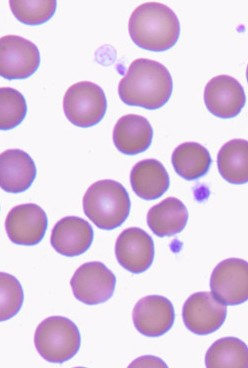
#> input picture sample/c3.jpg, 248 x 368 px, found by its file name
$ jupyter execute --allow-errors cell_count.ipynb
#> lines starting #> are read from the running program, lines starting #| are printed output that depends on the picture; after the words box and inside, x2 and y2 are one past the last pixel; in counts of white or black regions, pixels touching at a corner belong together
# Cell Count

[cell 1]
# import libraries

import cv2
import numpy as np
from matplotlib import pyplot as plt

## Task 1

1- OTSU thresholding method:

[cell 2]
# load and show image
img = cv2.imread('c3.jpg')
#> img is the input picture: shape (368, 248, 3); mean B, G, R 226.8, 203, 223.1

plt.imshow(img)

[cell 3]
# implementation of otsu's thersholding method
def otsu(image):

    gray = cv2.cvtColor(image, cv2.COLOR_BGR2GRAY)
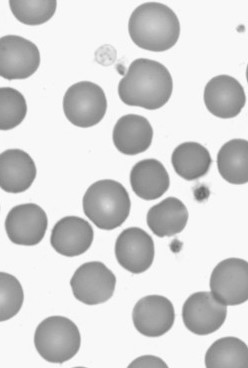
#> gray: shape (368, 248); min 103, max 254, mean 211.7

    pixel_number = gray.shape[0] * gray.shape[1]
#> pixel_number = 91264
    mean_weight = 1.0/pixel_number
#> mean_weight = 1.1e-05
    his, bins = np.histogram(gray, np.arange(0,257))
#> his = 256 values, max 36834 at index 248, min 0 at index 0, mean 356.5; bins = 257 values from 0 to 256
    final_thresh = -1
    final_value = -1
    intensity_arr = np.arange(256)

    for t in bins[1:-1]: # iterate through bins in histogram
        # fractions of upper and lower pixils intensities based on histogram
        pcb = np.sum(his[:t])
        pcf = np.sum(his[t:])
        # weights of upper and lower
        Wb = pcb * mean_weight
        Wf = pcf * mean_weight

        # mean intensities of pixils in lower and upper class
        mub = np.sum(intensity_arr[:t]*his[:t]) / float(pcb)
        muf = np.sum(intensity_arr[t:]*his[t:]) / float(pcf)

        # inter-class variance to be maximised
        value = Wb * Wf * (mub - muf) ** 2

        if value > final_value:
            final_thresh = t
            final_value = value
#> this loop made 255 passes
#> (pcb, pcf, Wb, Wf, mub, muf, value, final_value) on passes 104, 105, 108, 109, 110, 111, 112, 113, 114, 115, 116, 117: (1, 91263, 1.1e-05, 1, 103, 211.7, 0.13, 0.13), (2, 91262, 2.19e-05, 1, 103.5, 211.7, 0.257, 0.257), (6, 91258, 6.57e-05, 1, 105.8, 211.7, 0.737, 0.737), (8, 91256, 8.77e-05, 1, 106.4, 211.7, 0.973, 0.973), (12, 91252, 0.000131, 1, 107.2, 211.8, 1.44, 1.44), (16, 91248, 0.000175, 1, 107.9, 211.8, 1.89, 1.89), (18, 91246, 0.000197, 1, 108.3, 211.8, 2.11, 2.11), (19, 91245, 0.000208, 1, 108.5, 211.8, 2.22, 2.22), (24, 91240, 0.000263, 1, 109.4, 211.8, 2.75, 2.75), (27, 91237, 0.000296, 1, 109.9, 211.8, 3.07, 3.07), (32, 91232, 0.000351, 1, 110.7, 211.8, 3.58, 3.58), (37, 91227, 0.000405, 1, 111.4, 211.8, 4.08, 4.08)
#> (pcb, pcf, Wb, Wf, mub, muf, value) on passes 1 to 6: (0, 91264, 0, 1, nan, 211.7, nan), (0, 91264, 0, 1, nan, 211.7, nan), (0, 91264, 0, 1, nan, 211.7, nan), (0, 91264, 0, 1, nan, 211.7, nan), (0, 91264, 0, 1, nan, 211.7, nan), (0, 91264, 0, 1, nan, 211.7, nan)

    final_img = gray.copy()
    print('OTSU Threshold:',final_thresh)
#| OTSU Threshold: 202
    final_img[gray > final_thresh] = 255
    final_img[gray < final_thresh] = 0
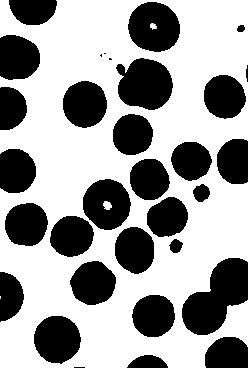
#> final_img: shape (368, 248); min 0, max 255, mean 156.8
    #flip the pixils
    final_img = (final_img/255-1)*-255

    return final_img

[cell 4]
img_processed_otsu = otsu(img)
plt.imshow(img_processed_otsu, cmap='gray')

2- HSV thresholding:

[cell 5]
# HSV Thresholding
img3 = cv2.imread('c3.jpg')
img_HSV = cv2.cvtColor(img3, cv2.COLOR_BGR2HSV)
#> img_HSV: shape (368, 248, 3); mean H, S, V 136.1, 33.2, 228.8

[cell 6]
# see each channel
fig, ax = plt.subplots(1, 3, figsize=(15,5))
ax[0].imshow(img_HSV[:,:,0], cmap='hsv')
ax[1].imshow(img_HSV[:,:,1], cmap='hsv')
ax[2].imshow(img_HSV[:,:,2], cmap='hsv')
ax[0].axis('off')
ax[1].axis('off')
ax[2].axis('off')
plt.show()
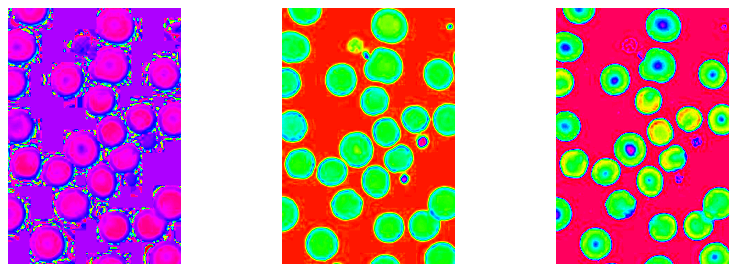
#> figure drawn by matplotlib, 3 panels

[cell 7]
# see which channel to use for thresholding
# use colorbar to determine value

fig, ax = plt.subplots(1,2, figsize=(10,5))
im = ax[0].imshow(img_HSV[:,:,1],cmap='hsv')
fig.colorbar(im,ax=ax[0])
im2 = ax[1].imshow(img_HSV[:,:,2],cmap='hsv')
fig.colorbar(im2,ax=ax[1])
plt.show()
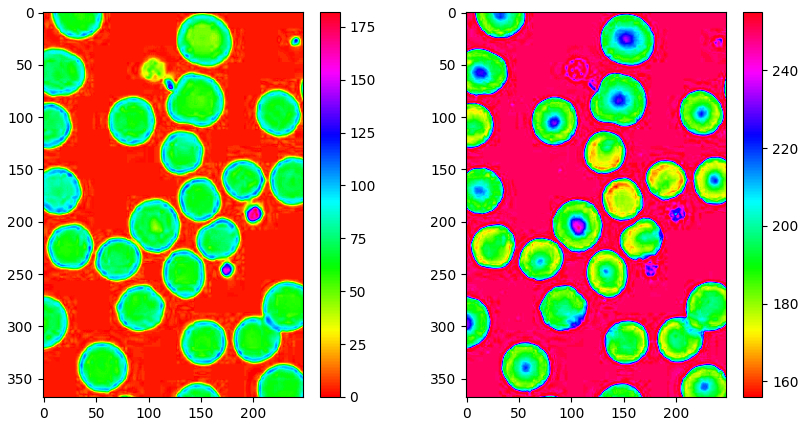
#> figure drawn by matplotlib, 4 panels

[cell 8]
# HSV thresholding process into a function
def HSVthreshold(image):

    img_HSV = cv2.cvtColor(image, cv2.COLOR_BGR2HSV)

    # saturation (third channel) seems to give the best separation
    # based on the colorbar
    mask1 = img_HSV[:,:,1] > 20
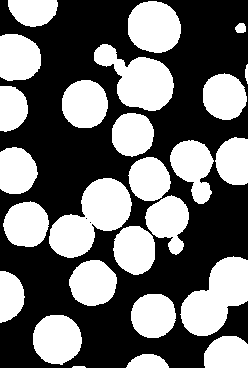
#> mask1: shape (368, 248) bool; 43.3% white; 26 white regions, largest, box (x1, y1, x2, y2) and area: (49, 178, 132, 258) 3629, (180, 256, 248, 336) 3270, (94, 44, 174, 111) 2906
    mask2 = img_HSV[:,:,1] < 160
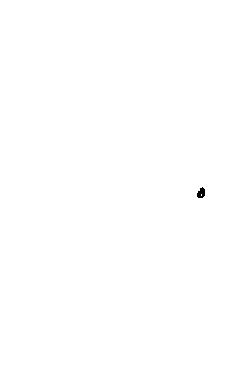
#> mask2: shape (368, 248) bool; 99.9% white; 1 black region, box (x1, y1, x2, y2) and area: (197, 187, 205, 198) 63
    mask3 = mask1 * mask2
    # use the original image channels
    R = image[:,:,0]*mask3
    G = image[:,:,1]*mask3
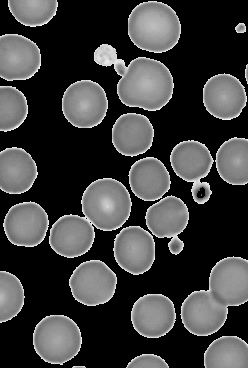
#> G: shape (368, 248); min 0, max 253, mean 63
    B = image[:,:,2]*mask3
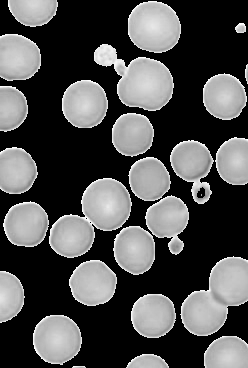
#> B: shape (368, 248); min 0, max 255, mean 81.8
    imgcut = np.dstack((R,G,B))
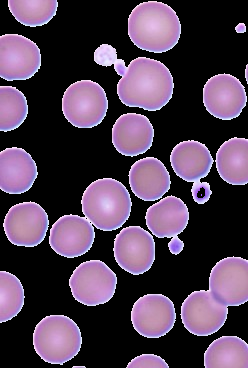
#> imgcut: shape (368, 248, 3); mean B, G, R 84.8, 63, 81.8
    # convert to grayscale
    imgcut_gray = cv2.cvtColor(imgcut, cv2.COLOR_BGR2GRAY)
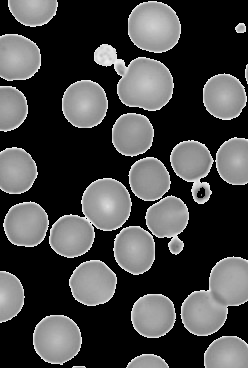
#> imgcut_gray: shape (368, 248); min 0, max 246, mean 71.1
    # threshold
    imgcut_gray[imgcut_gray>50] = 255

    print('HSV saturation: 160 > cell > 20')
    print('HSV gray threshold: 50')

    return imgcut_gray

# the range 20-160 was chosen based on the colorbar above

[cell 9]
img_processed_HSV = HSVthreshold(img3)
plt.imshow(img_processed_HSV, cmap='gray')

[cell 10]
def Task1(image):

    OTSU = otsu(image)
#| OTSU Threshold: 202

    HSV = HSVthreshold(image)

    # plot all images
    fig, ax = plt.subplots(1, 3, figsize=(15,5))
    ax[0].imshow(image)
    ax[1].imshow(OTSU, cmap='gray')
    ax[2].imshow(HSV, cmap='gray')
    ax[0].title.set_text('input image')
    ax[1].title.set_text("otsu's method")
    ax[2].title.set_text('HSV method')
    ax[0].axis('off')
    ax[1].axis('off')
    ax[2].axis('off')
    plt.show()
#> figure, not shown here; B, G, R data is drawn as R, G, B

    cv2.imwrite('OTSU.jpg', OTSU)
    cv2.imwrite('HSV.jpg', HSV)

$ run again, with sample/c1.jpg copied over sample/c3.jpg
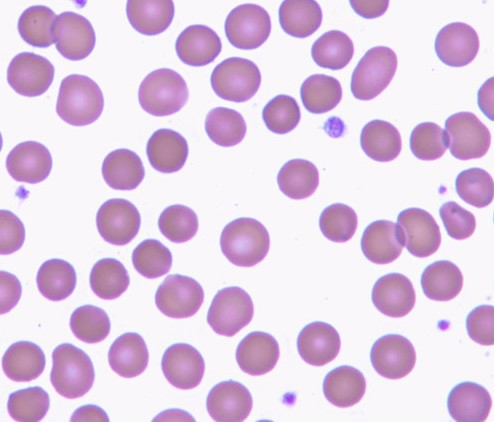
#> input picture sample/c1.jpg, 494 x 422 px, found by its file name
#> img is the input picture: shape (422, 494, 3); mean B, G, R 226.3, 202.5, 223.4
#> his = 256 values, max 82809 at index 248, min 0 at index 0, mean 814.3; bins = 257 values from 0 to 256
#> the loop in otsu, `for t in bins[1:-1]:` made 255 passes
#> (pcb, pcf, Wb, Wf, mub, muf, value, final_value) on passes 110, 113, 114, 115, 116, 117, 118, 119: (1, 208467, 4.8e-06, 1, 109, 211.5, 0.0504, 0.0504), (2, 208466, 9.59e-06, 1, 110.5, 211.5, 0.0978, 0.0978), (6, 208462, 2.88e-05, 1, 112.2, 211.5, 0.284, 0.284), (10, 208458, 4.8e-05, 1, 112.9, 211.5, 0.466, 0.466), (12, 208456, 5.76e-05, 1, 113.2, 211.5, 0.555, 0.555), (17, 208451, 8.15e-05, 1, 114.1, 211.5, 0.774, 0.774), (20, 208448, 9.59e-05, 1, 114.5, 211.5, 0.902, 0.902), (24, 208444, 0.000115, 1, 115.1, 211.5, 1.07, 1.07)
#| OTSU Threshold: 202
#> img_HSV: shape (422, 494, 3); mean H, S, V 136.3, 33.3, 228.3
#> in HSVthreshold, `mask1 = img_HSV[:,:,1] > 20`:
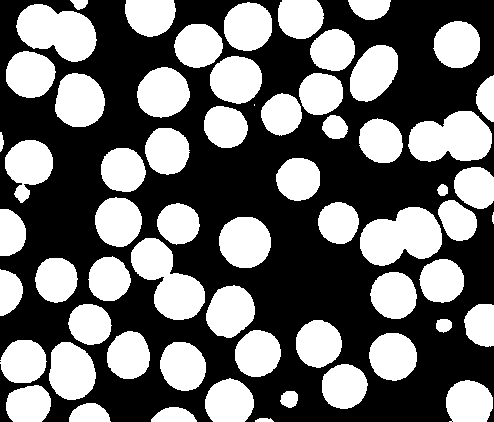
#> mask1: shape (422, 494) bool; 42.8% white; 62 white regions (2 under 20 px), largest, box (x1, y1, x2, y2) and area: (360, 207, 442, 266) 3426, (131, 238, 205, 320) 3261, (408, 111, 492, 162) 3207
#> mask2: shape (422, 494) bool; 100% white; 3 black regions (2 under 20 px), largest, box (x1, y1, x2, y2) and area: (287, 397, 293, 402) 25
#> in HSVthreshold, `imgcut_gray = cv2.cvtColor(imgcut, cv2.COLOR_BGR2GRAY)`:
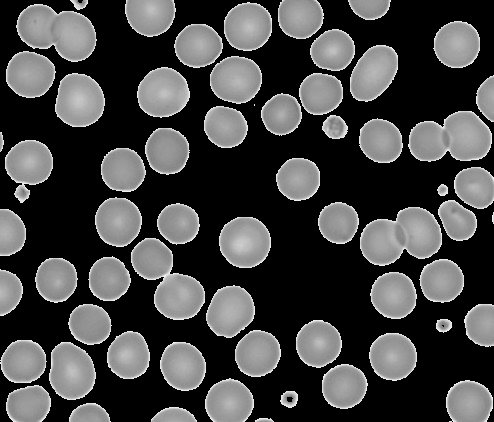
#> imgcut_gray: shape (422, 494); min 0, max 248, mean 69.7
#| OTSU Threshold: 202

$ run again, with sample/c2.jpg copied over sample/c3.jpg
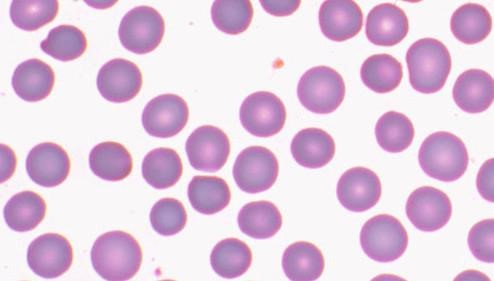
#> input picture sample/c2.jpg, 494 x 281 px, found by its file name
#> img is the input picture: shape (281, 494, 3); mean B, G, R 222.7, 200.8, 224.8
#> his = 256 values, max 49825 at index 248, min 0 at index 0, mean 542.2; bins = 257 values from 0 to 256
#> the loop in otsu, `for t in bins[1:-1]:` made 255 passes
#> (pcb, pcf, Wb, Wf, mub, muf, value, final_value) on passes 122, 123, 124, 126, 127, 128, 129, 130: (1, 138813, 7.2e-06, 1, 121, 210.6, 0.0578, 0.0578), (2, 138812, 1.44e-05, 1, 121.5, 210.6, 0.114, 0.114), (3, 138811, 2.16e-05, 1, 122, 210.6, 0.17, 0.17), (7, 138807, 5.04e-05, 1, 123.7, 210.6, 0.38, 0.38), (10, 138804, 7.2e-05, 1, 124.4, 210.6, 0.535, 0.535), (15, 138799, 0.000108, 1, 125.3, 210.6, 0.786, 0.786), (25, 138789, 0.00018, 1, 126.4, 210.6, 1.28, 1.28), (34, 138780, 0.000245, 1, 127.1, 210.6, 1.71, 1.71)
#| OTSU Threshold: 202
#> img_HSV: shape (281, 494, 3); mean H, S, V 139.2, 34.1, 227.1
#> mask1: shape (281, 494) bool; 45.6% white; 46 white regions (4 under 20 px), largest, box (x1, y1, x2, y2) and area: (184, 124, 233, 216) 3444, (316, 0, 410, 48) 3437, (89, 229, 144, 281) 2327
#> mask2: shape (281, 494) bool; every value is 1
#> in HSVthreshold, `imgcut_gray = cv2.cvtColor(imgcut, cv2.COLOR_BGR2GRAY)`:
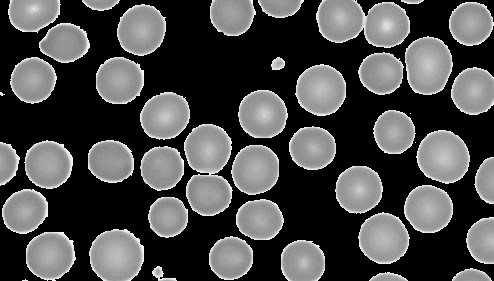
#> imgcut_gray: shape (281, 494); min 0, max 250, mean 75.9
#| OTSU Threshold: 202
